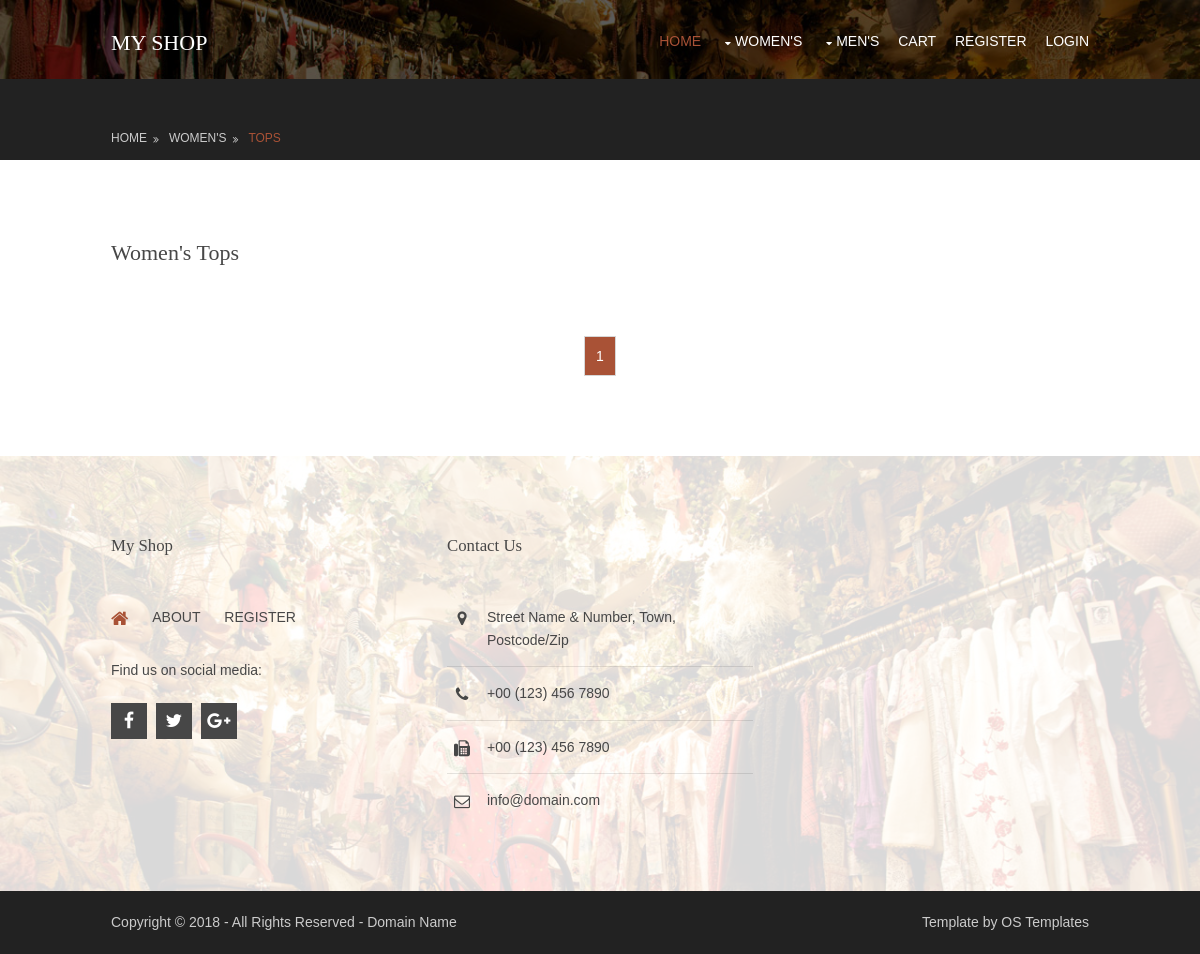
Before: /women_tops with the older database file.
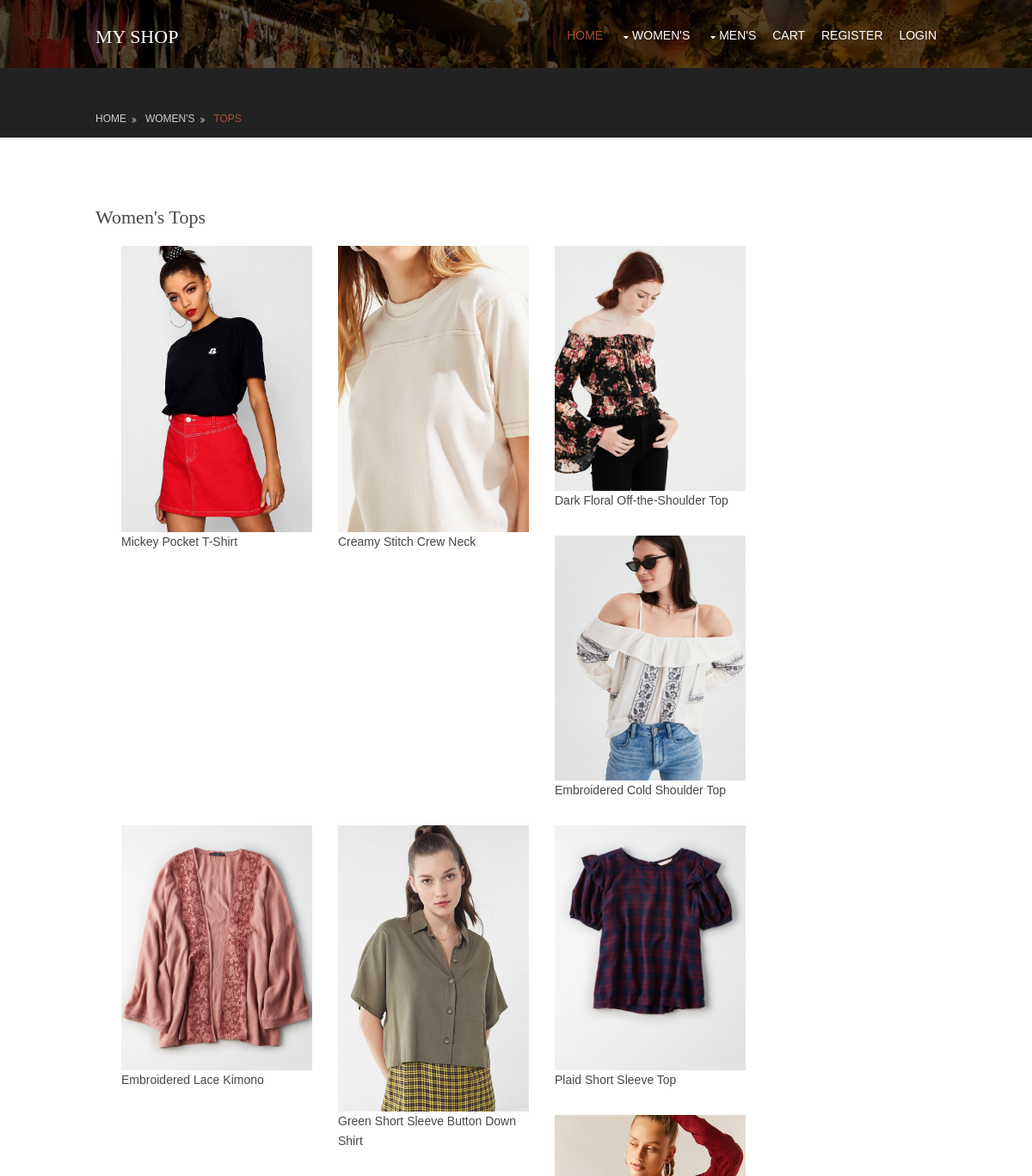
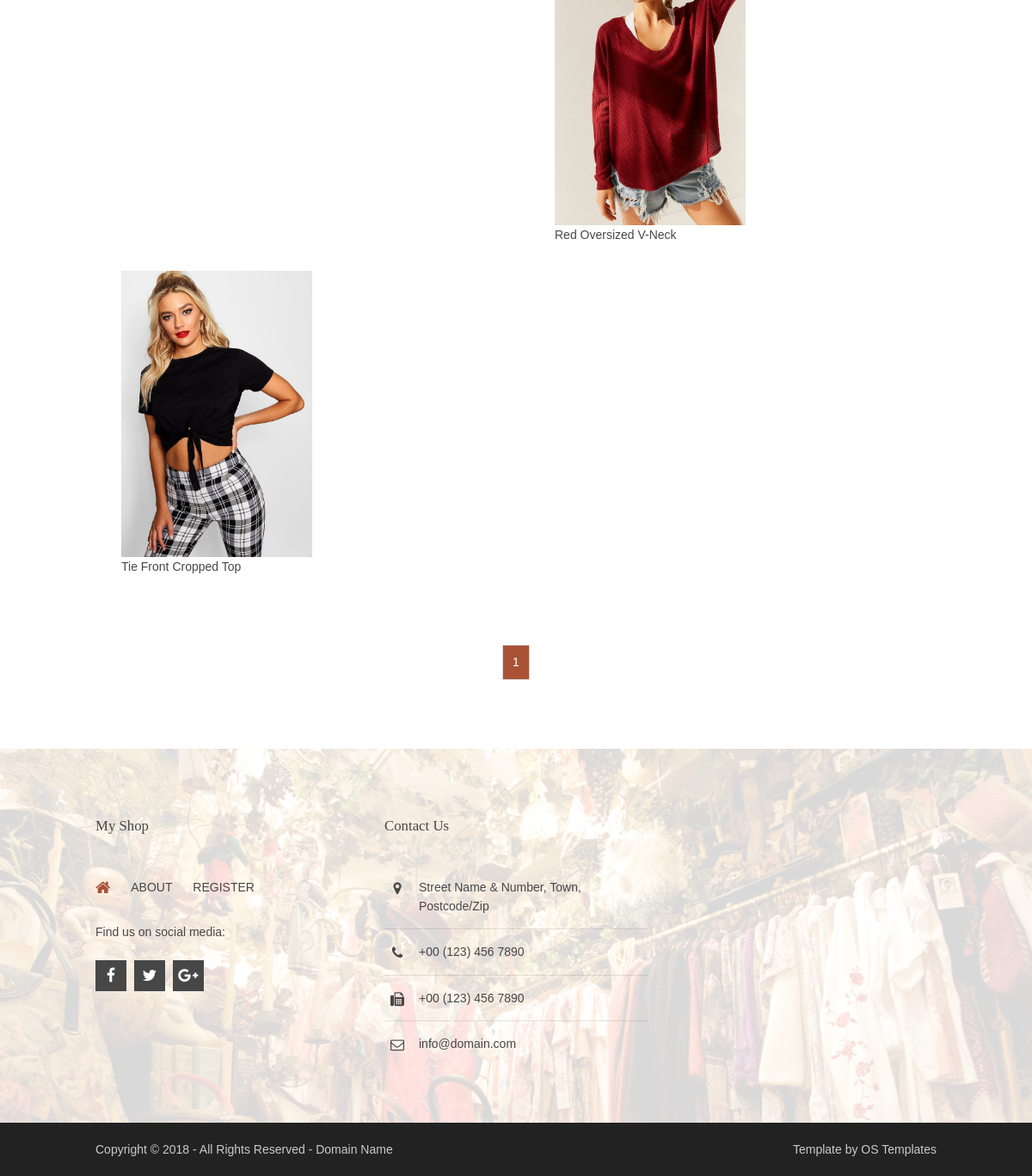
After: the same page with the newer database file (2 pictures, top to bottom).
### myshop/models.py (models this page shows, shortened)
class Product(models.Model):
    gender = models.CharField(max_length=10)
    category = models.CharField(max_length=60)
    name = models.CharField(max_length=100)
    price = models.DecimalField(max_digits=5, decimal_places=2)
    sizes = models.CharField(max_length=60, default='S M L')
    photo = models.ImageField(upload_to='products')
    available = models.BooleanField(default=True)

### myshop/views.py (the view)
# urls.py: path('women_tops', views.women_tops, name='women_tops'),
def women_tops(request):
    context = {
        "title": "Women's Tops",
        "category": "Tops",
        "gender": "Women's",
        "products": Product.objects.filter(category="Top", gender="Female", available=True)
    }
    return render(request, "myshop/products.html", context)

### myshop/templates/myshop/products.html (shortened to what this page needs)
{% extends "myshop/layout.html" %}
{% block body %}
  <div id="breadcrumb" class="hoc clear">
    <ul>
      <li><a href="#">Home</a></li>
      <li><a href="#">{{ gender }}</a></li>
      <li><a href="#">{{ category }}</a></li>
    </ul>
  </div>
<div class="wrapper row3">
  <main class="hoc container clear">
    <div class="content">
      <div id="gallery">
        <figure>
          <header class="heading">{{ title }}</header>
          <ul class="nospace clear">
              {% for product in products %}
                <li class="one_quarter"><a href="{% url 'product' product.id %}"><img src="{{ product.photo.url }}" alt="{{ product.name}}, ${{ product.price }}"></a>{{ product.name }}</li>
              {% endfor %}
          </ul>
        </figure>
      </div>
      <nav class="pagination">
        <ul>
          <li class="current"><strong>1</strong></li>
        </ul>
      </nav>
    </div>
  </main>
</div>
{% endblock %}

Changed rows visible on the page:
now on this page (row edited): Product: photo (picture), name "Mickey Pocket T-Shirt"
now on this page (row edited): Product: photo (picture), name "Creamy Stitch Crew Neck"
now on this page (row edited): Product: photo (picture), name "Dark Floral Off-the-Shoulder Top"
now on this page (row edited): Product: photo (picture), name "Embroidered Cold Shoulder Top"
now on this page (row edited): Product: photo (picture), name "Embroidered Lace Kimono"
now on this page (row edited): Product: photo (picture), name "Green Short Sleeve Button Down Shirt"
now on this page (row edited): Product: photo (picture), name "Plaid Short Sleeve Top"
now on this page (row edited): Product: photo (picture), name "Red Oversized V-Neck"
now on this page (row edited): Product: photo (picture), name "Tie Front Cropped Top"
